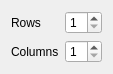
<?xml version="1.0" encoding="UTF-8"?>
<ui version="4.0">
 <class>GeometrySelector</class>
 <widget class="QWidget" name="GeometrySelector">
  <property name="geometry">
   <rect>
    <x>0</x>
    <y>0</y>
    <width>113</width>
    <height>72</height>
   </rect>
  </property>
  <property name="windowTitle">
   <string>Form</string>
  </property>
  <layout class="QGridLayout" name="gridLayout">
   <item row="0" column="0">
    <widget class="QLabel" name="label">
     <property name="text">
      <string>Rows</string>
     </property>
     <property name="buddy">
      <cstring>spinBox</cstring>
     </property>
    </widget>
   </item>
   <item row="0" column="1">
    <widget class="QSpinBox" name="spinBox">
     <property name="minimum">
      <number>1</number>
     </property>
     <property name="maximum">
      <number>5</number>
     </property>
     <property name="singleStep">
      <number>1</number>
     </property>
    </widget>
   </item>
   <item row="1" column="0">
    <widget class="QLabel" name="label_2">
     <property name="text">
      <string>Columns</string>
     </property>
     <property name="buddy">
      <cstring>spinBox_2</cstring>
     </property>
    </widget>
   </item>
   <item row="1" column="1">
    <widget class="QSpinBox" name="spinBox_2">
     <property name="minimum">
      <number>1</number>
     </property>
     <property name="maximum">
      <number>5</number>
     </property>
    </widget>
   </item>
  </layout>
 </widget>
 <resources/>
 <connections/>
</ui>
